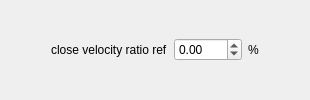
                    <widget class="QWidget" name="page_closeVeclocityLoop">
                     <layout class="QHBoxLayout" name="horizontalLayout_15">
                      <item>
                       <spacer name="horizontalSpacer_11">
                        <property name="orientation">
                         <enum>Qt::Horizontal</enum>
                        </property>
                        <property name="sizeHint" stdset="0">
                         <size>
                          <width>40</width>
                          <height>20</height>
                         </size>
                        </property>
                       </spacer>
                      </item>
                      <item>
                       <layout class="QHBoxLayout" name="horizontalLayout_14">
                        <item>
                         <widget class="QLabel" name="label_16">
                          <property name="text">
                           <string>close velocity ratio ref</string>
                          </property>
                         </widget>
                        </item>
                        <item>
                         <widget class="QDoubleSpinBox" name="dSpinBox_closeVel">
                          <property name="minimum">
                           <double>-100.000000000000000</double>
                          </property>
                          <property name="maximum">
                           <double>100.000000000000000</double>
                          </property>
                         </widget>
                        </item>
                        <item>
                         <widget class="QLabel" name="label_17">
                          <property name="text">
                           <string>%</string>
                          </property>
                         </widget>
                        </item>
                       </layout>
                      </item>
                      <item>
                       <spacer name="horizontalSpacer_6">
                        <property name="orientation">
                         <enum>Qt::Horizontal</enum>
                        </property>
                        <property name="sizeHint" stdset="0">
                         <size>
                          <width>40</width>
                          <height>20</height>
                         </size>
                        </property>
                       </spacer>
                      </item>
                     </layout>
                    </widget>
